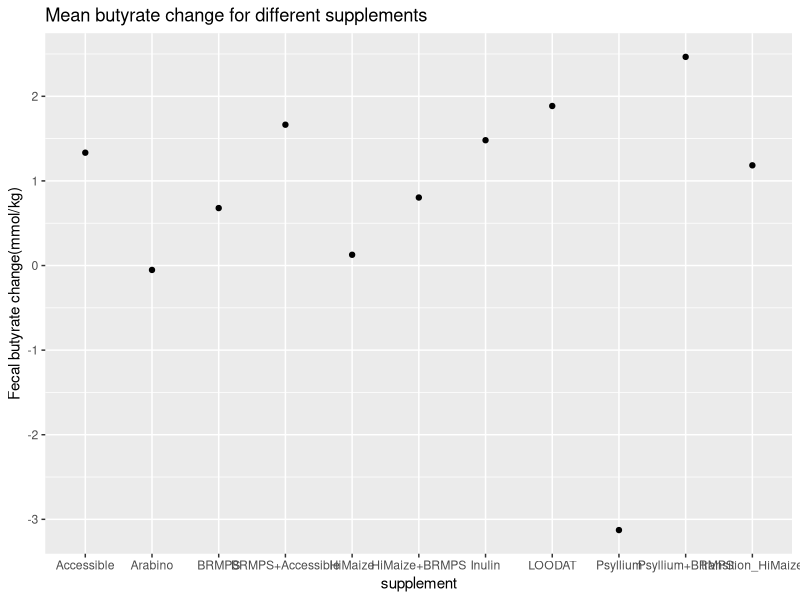
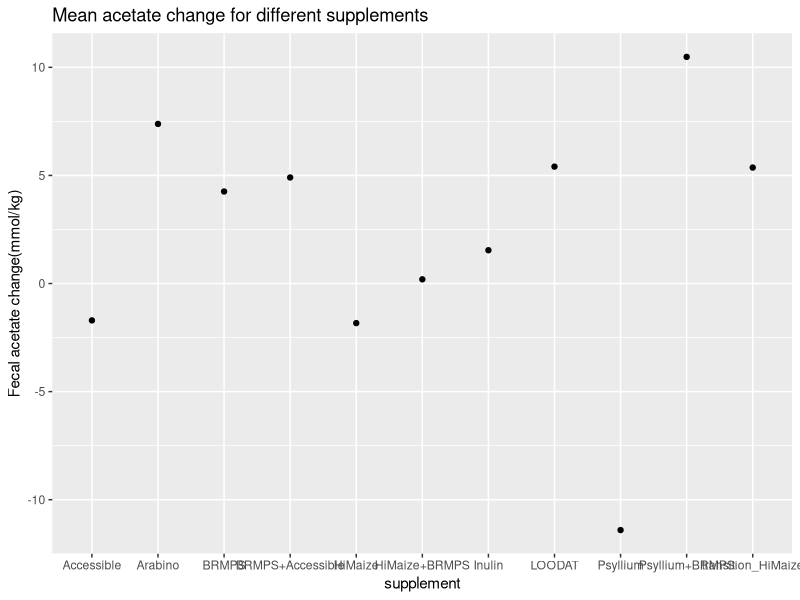
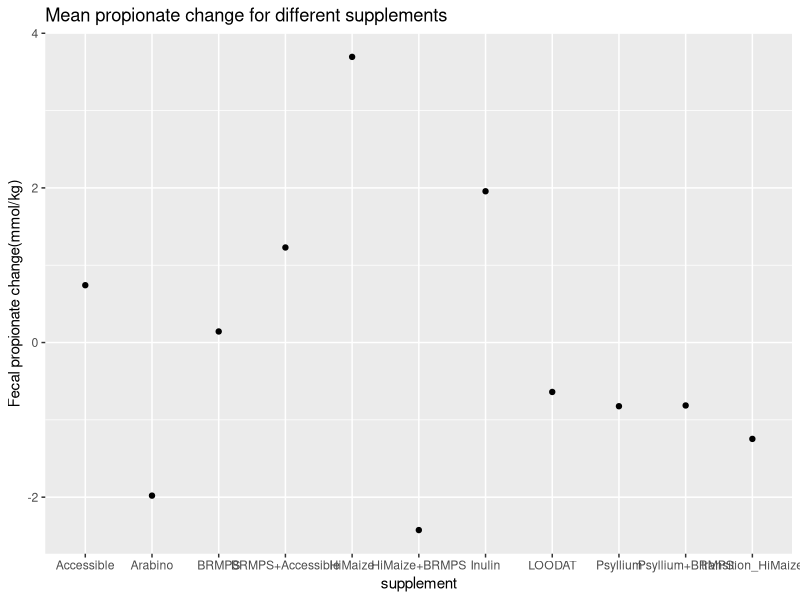
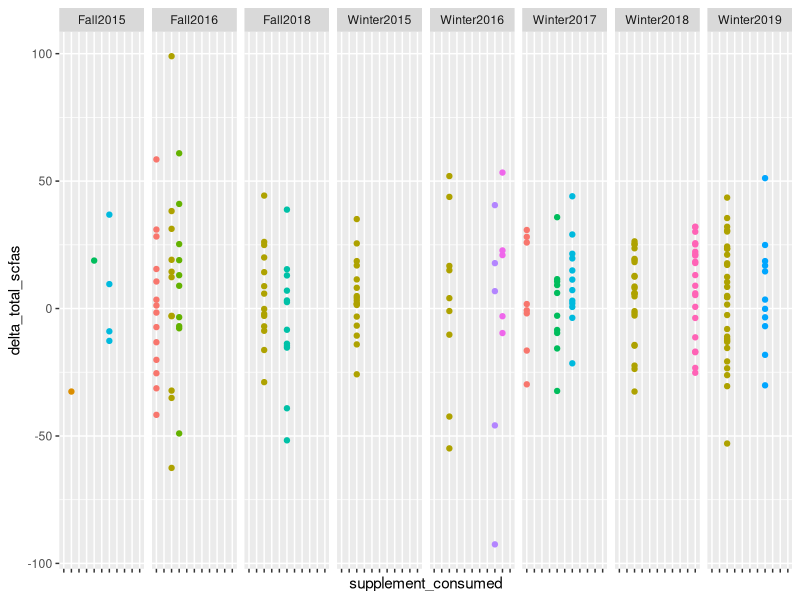
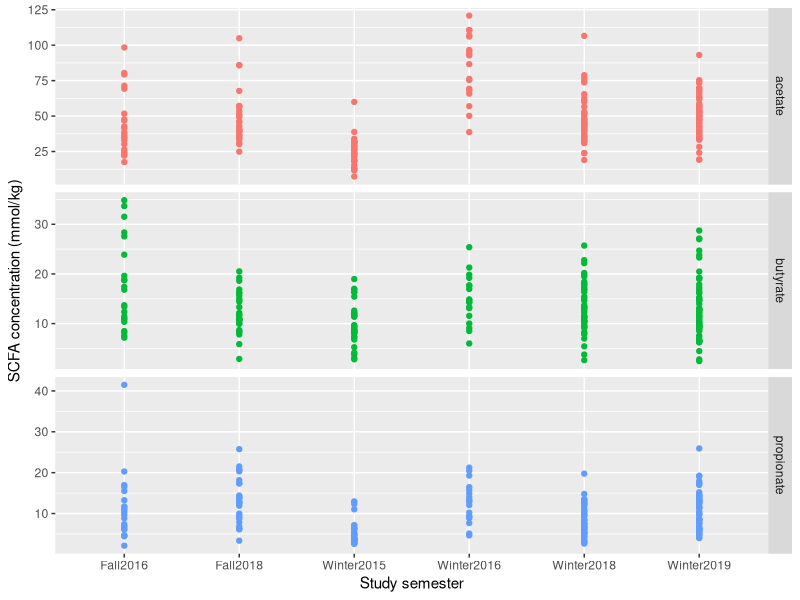

Reproduce these figures in R, in order. (Note: this script raises an error after producing the figures.)
## ---- chunk 1
knitr::opts_chunk$set(echo = TRUE)
knitr::opts_knit$set(root.dir = "~/Documents/UMich_Bio201_F19/")
## ---- chunk 2
library(tidyverse)
library(readxl)
library(cowplot)
set.seed(7)
## ---- chunk 3
scfa_data <- read_delim(file = "Lab3/curated_data/scfa_indv_qc.txt",
                        delim = "\t", col_names = TRUE, trim_ws = TRUE, 
                        na = c("", "NA")) %>%
  rename_all(tolower)
colnames(scfa_data)
## ---- chunk 4
scfa_data %>%
  group_by(semester) %>%
  summarize(mean_butyrate = mean(butyrate_mmol_kg, na.rm = TRUE))

## ---- chunk 5
scfa_data %>%
  group_by(semester, supplement_consumed) %>%
  summarize(mean_butyrate = mean(butyrate_mmol_kg))
## ---- chunk 6
scfa_data %>%
  #filter(!is.na(butyrate_mmol_kg)) %>%
  group_by(semester, supplement_consumed) %>%
  summarize(mean_butyrate = mean(butyrate_mmol_kg, na.rm = TRUE))
## ---- chunk 7
scfa_data %>%
  filter(!is.na(butyrate_mmol_kg)) %>%
  group_by(semester, supplement_consumed) %>%
  summarize(mean_butyrate = mean(butyrate_mmol_kg)) %>%
  head()
## ---- chunk 8
scfa_data %>%
 filter(!is.na(butyrate_mmol_kg)) %>%
  group_by(semester, supplement_consumed) %>%
  summarize(mean_butyrate = mean(butyrate_mmol_kg), 
            sd_butyrate = sd(butyrate_mmol_kg), 
            n_butyrate = n())
## ---- chunk 9
scfa_data %>%
  filter(!is.na(butyrate_mmol_kg)) %>%
  group_by(semester, supplement_consumed) %>%
  summarize(mean_butyrate = mean(butyrate_mmol_kg), 
            sd_butyrate = sd(butyrate_mmol_kg), 
            n_butyrate = n()) %>%
  arrange(-mean_butyrate) #drop "-" to put lowest first 
## ---- chunk 10
# write code here
scfa_data %>%
  group_by(participant_id) %>%
  summarize(mean_butyrate = mean(butyrate_mmol_kg, na.rm = TRUE), mean_acetate=mean(acetate_mmol_kg, na.rm=TRUE),
            mean_propionate=mean(propionate_mmol_kg, na.rm=TRUE) )

## ---- chunk 11
scfa_wkly <- read_delim(file = "Lab3/curated_data/scfa_wkly_qc.txt",
                        delim = "\t", col_names = TRUE, trim_ws = TRUE, 
                        na = c("", "NA"))
scfa_wkly %>%
  spread(key = study_week, value = butyrate_mean_mmol_kg)
## ---- chunk 12
scfa_wkly %>%
  select(participant_id, semester, supplement_consumed, study_week, butyrate_mean_mmol_kg) %>% #keep only columns of interest
  filter(study_week == "week1" | study_week == "week3") %>% #keep only weeks of interest
  spread(study_week, butyrate_mean_mmol_kg) #widen data frame
## ---- chunk 13
butyrate_wide <- scfa_wkly %>%
  select(participant_id, semester, supplement_consumed, study_week, butyrate_mean_mmol_kg) %>% #drop extra columns
  filter(study_week == "week1" | study_week == "week3") %>% #drop extra weeks
  spread(study_week, butyrate_mean_mmol_kg) %>% #convert to wide format
  na.omit(week1, week3) %>% #drop NAs from select columns
  mutate(delta_butyrate = week3 - week1) #calculate difference 

head(butyrate_wide)
## ---- chunk 14
# copy+paste and edit code chunk for acetate
acetate_wide <- scfa_wkly %>%
  select(participant_id, semester, supplement_consumed, study_week, acetate_mean_mmol_kg) %>% 
  filter(study_week == "week1" | study_week == "week3") %>% 
  spread(study_week, acetate_mean_mmol_kg) %>% 
  na.omit(week1, week3) %>% 
  mutate(delta_acetate = week3 - week1)
head(butyrate_wide)

## ---- chunk 15
# copy+paste and edit code chunk for propionate
propionate_wide <- scfa_wkly %>%
  select(participant_id, semester, supplement_consumed, study_week, propionate_mean_mmol_kg) %>% 
  filter(study_week == "week1" | study_week == "week3") %>% 
  spread(study_week, propionate_mean_mmol_kg) %>% 
  na.omit(week1, week3) %>% 
  mutate(delta_propionate = week3 - week1)

propionate_wide

## ---- chunk 16
# write code here
but4_3<-butyrate_wide %>%
 group_by (supplement_consumed) %>%
  summarize(mean_delta_but = mean(delta_butyrate))
      but4_3   
## ---- chunk 17
# copy+paste and edit code chunk for acetate
ace4_3<-acetate_wide %>%
 group_by (supplement_consumed) %>%
  summarize(mean_delta_ace = mean(delta_acetate))
      ace4_3   
## ---- chunk 18
# copy+paste and edit code chunk for propionate
pro4_3<-propionate_wide %>%
 group_by (supplement_consumed) %>%
  summarize(mean_delta_pro = mean(delta_propionate))
      pro4_3  
## ---- chunk 19
# copy+paste and edit code chunks for plots
ggplot(data = but4_3, 
       mapping = aes(x = supplement_consumed, 
                     y = mean_delta_but) )+
    geom_point() +
    labs(title = "Mean butyrate change for different supplements",
         x = "supplement",
         y = "Fecal butyrate change(mmol/kg)")


ggplot(data = ace4_3, 
       mapping = aes(x = supplement_consumed, 
                     y = mean_delta_ace) )+
    geom_point() +
    labs(title = "Mean acetate change for different supplements",
         x = "supplement",
         y = "Fecal acetate change(mmol/kg)")

ggplot(data = pro4_3, 
       mapping = aes(x = supplement_consumed, 
                     y = mean_delta_pro) )+
    geom_point() +
    labs(title = "Mean propionate change for different supplements",
         x = "supplement",
         y = "Fecal propionate change(mmol/kg)")
## ---- chunk 20
nrow(acetate_wide) #rows in data frame
n_distinct(acetate_wide$participant_id) #number of participants, should equal number rows

nrow(butyrate_wide) 
n_distinct(butyrate_wide$participant_id) 

nrow(propionate_wide)
n_distinct(propionate_wide$participant_id)
## ---- chunk 21
# execute join
join1 <- inner_join(acetate_wide, butyrate_wide,
                    by = c("participant_id", "semester", "supplement_consumed"))
# check results
nrow(join1)
n_distinct(join1$participant_id)
# check column names
colnames(join1)
## ---- chunk 22
# rename columns in butyrate df
butyrate_wide <- butyrate_wide %>%
  rename(but_wk1 = week1,
         but_wk3 = week3)

# rename columns in acetate df 
acetate_wide <- acetate_wide %>%
  rename(ace_wk1 = week1,
         ace_wk3 = week3)

# execute join
join2 <- full_join(acetate_wide, butyrate_wide,
                    by = c("participant_id", "semester", "supplement_consumed"))

# check results 
nrow(join2)
n_distinct(join2$participant_id)
colnames(join2)
## ---- chunk 23
# rename columns in propionate df 
propionate_wide <- propionate_wide %>%
  rename(pro_wk1 = week1,
         pro_wk3 = week3)

# execute join
join3 <- inner_join(acetate_wide, butyrate_wide,
                   by = c("participant_id", "semester", "supplement_consumed")) %>%
  full_join(propionate_wide, 
            by = c("participant_id", "semester", "supplement_consumed"))

# check results 
nrow(join3)
n_distinct(join3$participant_id)
colnames(join3)
## ---- chunk 24
# write code here

  total_scfas <- inner_join(acetate_wide, butyrate_wide,
                    by = c("participant_id", "semester", "supplement_consumed")) %>% 
                inner_join(propionate_wide,
                          by = c("participant_id", "semester", "supplement_consumed")) %>%
mutate(wk1_total_scfas=ace_wk1+but_wk1+pro_wk1) %>% 
mutate(wk3_total_scfas=ace_wk3+but_wk3+pro_wk3) %>% 
mutate(delta_total_scfas=wk3_total_scfas-wk1_total_scfas)
total_scfas

nrow(total_scfas)
n_distinct(total_scfas$participant_id)

## ---- chunk 25
# write code here
plot4_4<-total_scfas %>% 
  

  ggplot(aes(x = supplement_consumed, 
             y = delta_total_scfas)) +
         geom_point(aes(color =supplement_consumed)) +
  facet_grid(~semester) +
    
  theme(axis.text.x = element_blank(),
        legend.position = "none")
plot4_4

## ---- chunk 26
total_scfas %>%
  select(-ends_with("_wk1"), -ends_with("_wk3")) %>%
  rename(acetate = delta_acetate,
         butyrate = delta_butyrate, 
         propionate = delta_propionate, 
         total = delta_total_scfas) %>% 
  gather(key = SCFA, value = wkly_diff,
         acetate, butyrate, propionate, total)
## ---- chunk 27
total_scfas %>%
  select(-starts_with("delta_")) %>%
  gather(key = SCFA_wk, value = SCFA_concentration,
         ace_wk1, ace_wk3, but_wk1, but_wk3, pro_wk1, pro_wk3, wk1_total_scfas, wk3_total_scfas)
## ---- chunk 28
# acetate long
ace_long <- total_scfas %>%
  #drop diff columns & extra SCFAs
  select(-starts_with("delta_"), -starts_with("but_"), -starts_with("pro_"), -starts_with("wk1_"),-starts_with("wk3_")) %>% 
  rename(week1 = ace_wk1,
         week3 = ace_wk3) %>% #convert weeks to consistent format for join
  gather(key = study_week, value = acetate, week1, week3)
## ---- chunk 29
# copy+paste and edit code here to create but_long
but_long <- total_scfas %>%
  select(-starts_with("delta_"), -starts_with("ace_"), -starts_with("pro_"), -starts_with("wk1_"),-starts_with("wk3_")) %>% 
  rename(week1 = but_wk1,
         week3 = but_wk3) %>% 
  gather(key = study_week, value = butyrate, week1, week3)
but_long
  
## ---- chunk 30
# copy+paste and edit code here to create pro_long
pro_long<- total_scfas %>%
  select(-starts_with("delta_"), -starts_with("but_"), -starts_with("ace_"), -starts_with("wk1_"),-starts_with("wk3_")) %>% 
  rename(week1 = pro_wk1,
         week3 = pro_wk3) %>% 
  gather(key = study_week, value = propionate, week1, week3)
pro_long
  
## ---- chunk 31
scfa_long <- inner_join(ace_long, but_long,
                    by = c("participant_id", "semester", "supplement_consumed","study_week")) %>% 
#join3 <- inner_join(acetate_wide, butyrate_wide,
                  # by = c("participant_id", "semester", "supplement_consumed")) %>%
  inner_join(pro_long, 
            by = c("participant_id", "semester", "supplement_consumed","study_week"))

nrow(scfa_long)
n_distinct(scfa_long$participant_id)
colnames(scfa_long)
## ---- chunk 32
scfa_long <- scfa_long %>%
  gather(key = scfa, value = concentration_mmol_kg,
         acetate, butyrate, propionate)
## ---- chunk 33
# copy+paste and edit code here
wkly_means <- scfa_long %>%
  
  group_by(participant_id,study_week, scfa,semester,supplement_consumed) %>%
  summarize(mean_scfa= mean(concentration_mmol_kg, na.rm = TRUE))
wkly_means
  
## ---- chunk 34

  

p1 <- wkly_means %>%
  filter(supplement_consumed == "BRMPS") %>% 
  ggplot(aes(x = semester, y = mean_scfa, scfa)) +
  geom_point(aes(color = scfa)) +
  facet_grid(scfa~., scales = "free") + 
  ylab("SCFA concentration (mmol/kg)") +
  xlab("Study semester") +
  theme(legend.position = "none")
p1
## ---- chunk 35
write_delim(total_scfas, path = "Lab4/curated_data/total_scfas_wide.txt", delim = "\t")
## ---- chunk 36
# for data frames:
write_delim(scfa_long, path = "Lab4/curated_data/scfa_long.txt", delim = "\t")
write_delim(wkly_means, path = "Lab4/curated_data/wkly_means.txt", delim = "\t")


# for plots:
save_plot(filename = "Lab4/figures/plot_weekly_mean.pdf",
          plot = p1)
save_plot(filename = "Lab4/figures/plot_scfa_total.pdf",
          plot = plot4_4)

## ---- chunk 37
# import pH data
pH_data <- read_delim(file = "Lab4/raw_data/pH_indv.txt",
                        delim = "\t", col_names = TRUE, trim_ws = TRUE, 
                        na = c("", "NA")) %>%
  rename_all(tolower)

# filter to remove bad measurements based on outside list
pH_bad <- read_delim(file = "Lab4/raw_data/pH_bad.txt",
                        delim = "\t", col_names = TRUE, trim_ws = TRUE, 
                        na = c("", "NA")) %>% #import list of samples with date discrepencies 
  rename_all(tolower)

pH_qc <- pH_data %>%
  filter(!sample_id %in% pH_bad$sample_id) %>% #drop samples in bad list
  group_by(participant_id,study_week) %>%
  summarise(wkly_mean_ph=mean(ph)) #calculate weekly average
dim(pH_qc)
## ---- chunk 38
# import BSS
BSS_data <- read_delim(file = "Lab4/raw_data/BSS_indv.txt",
                        delim = "\t", col_names = TRUE, trim_ws = TRUE, 
                        na = c("", "NA")) %>%
  rename_all(tolower)

BSS_qc <- BSS_data %>%
  filter(bristol_numeric >= 1 & bristol_numeric <= 7) %>% #filter to remove measurements outside of scale
  group_by(participant_id,study_week) %>%
  summarise(wkly_mean_bristol_numeric=mean(bristol_numeric)) #calculate weekly average 
dim(BSS_qc)
## ---- chunk 39
pH_BSS_wkly <- full_join(pH_qc, BSS_qc,
                    by = c("participant_id", "study_week")) %>%
  mutate(wkly_mean_bristol_numeric = round(wkly_mean_bristol_numeric, digits = 0),
         wkly_mean_ph = round(wkly_mean_ph, digits = 0)) 
#round avgs to reflect sig figs
## ---- chunk 40
dim(pH_BSS_wkly)
## ---- chunk 41
write_delim(pH_BSS_wkly,path = "Lab4/curated_data/pH_BSS_wkly.csv", delim = "\t")
